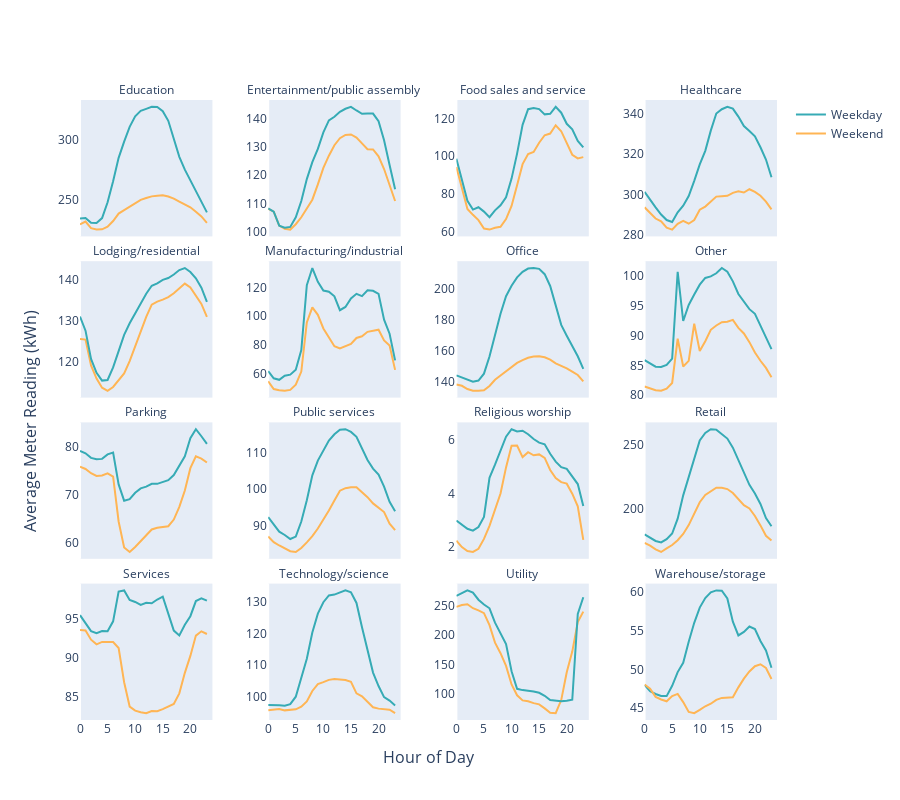

Notebook code for this chart:
### Markdown cell above
# `primary_use` weekend + weekday

### Code cell
from plotly.subplots import make_subplots
import plotly.graph_objects as go

fig = make_subplots(rows=4, 
                    cols=4, 
                    subplot_titles=tuple(use_list), 
                    shared_xaxes=True, 
                    vertical_spacing=0.04, 
                    horizontal_spacing=0.08)

for i in fig['layout']['annotations']:
    i['font'] = dict(size=12)#,color='#ff0000')
    
fig['layout']['annotations']+=(go.layout.Annotation(x=0.5,
                                          y=-0.08,
                                          showarrow=False,
                                          text="Hour of Day",
                                          xref="paper",
                                          yref="paper",
                                          font=dict(size=16)),
                               go.layout.Annotation(x=-0.09,
                                          y=0.3,
                                          showarrow=False,
                                          text="Average Meter Reading (kWh)",
                                          textangle=-90,
                                          xref="paper",
                                          yref="paper",
                                          font=dict(size=16)
                                         ))

for i in range(1,5):
    fig.add_trace(
        go.Scatter(x=hours, 
                   y=use_hour_weekend_plot[use_list[i-1]].tolist(), 
                   mode='lines', 
                   name='Weekend',
                   marker=dict(color='#ffb554'),
                   showlegend = False),
        row=1, col=i
    )
    fig.add_trace(
        go.Scatter(x=hours, 
                   y=use_hour_weekday_plot[use_list[i-1]].tolist(), 
                   mode='lines', 
                   name='Weekday',
                   marker=dict(color='#36abb5'),
                   showlegend = False),
        row=1, col=i
    )

for i in range(5,9):
    fig.add_trace(
        go.Scatter(x=hours, 
                   y=use_hour_weekend_plot[use_list[i-1]].tolist(), 
                   mode='lines', 
                   name='Weekend',
                   marker=dict(color='#ffb554'),
                   showlegend = False),
        row=2, col=i-4
    )
    fig.add_trace(
        go.Scatter(x=hours, 
                   y=use_hour_weekday_plot[use_list[i-1]].tolist(), 
                   mode='lines', 
                   name='Weekday',
                   marker=dict(color='#36abb5'),
                   showlegend = False),
        row=2, col=i-4
    )

for i in range(9,13):
    fig.add_trace(
        go.Scatter(x=hours, 
                   y=use_hour_weekend_plot[use_list[i-1]].tolist(), 
                   mode='lines', 
                   name='Weekend',
                   marker=dict(color='#ffb554'),
                   showlegend = False),
        row=3, col=i-8
    )
    fig.add_trace(
        go.Scatter(x=hours, 
                   y=use_hour_weekday_plot[use_list[i-1]].tolist(), 
                   mode='lines', 
                   name='Weekday',
                   marker=dict(color='#36abb5'),
                   showlegend = False),
        row=3, col=i-8
    )
for i in range(13,16):
    fig.add_trace(
        go.Scatter(x=hours, 
                   y=use_hour_weekend_plot[use_list[i-1]].tolist(), 
                   mode='lines', 
                   name='Weekend',
                   marker=dict(color='#ffb554'),
                   showlegend = False),
        row=4, col=i-12
    )
    fig.add_trace(
        go.Scatter(x=hours, 
                   y=use_hour_weekday_plot[use_list[i-1]].tolist(), 
                   mode='lines', 
                   name='Weekday',
                   marker=dict(color='#36abb5'),
                   showlegend = False),
        row=4, col=i-12
    )

    
### I HAVE TO DO THE LAST SUBPLOT MANUALLY SO THAT I CAN GET A LEGEND

fig.add_trace(
    go.Scatter(x=hours, 
                y=use_hour_weekday_plot[use_list[15]].tolist(), 
                mode='lines', 
                name='Weekday',
                marker=dict(color='#36abb5')),
        row=4, col=4
)
fig.add_trace(
    go.Scatter(x=hours, 
               y=use_hour_weekend_plot[use_list[15]].tolist(), 
               mode='lines', 
               name='Weekend',
               marker=dict(color='#ffb554')),
        row=4, col=4
)



fig.update_layout(height=800,width=900)
fig.update_xaxes(showgrid=False, range=[0, 24])
fig.update_yaxes(showgrid=False, zeroline=False)
fig.show()
#fig.update_layout(legend_orientation="h")
#fig.update_xaxes(title_text="xaxis 4 title", type="log", row=2, col=2)
#fig.update_traces(mode="markers", marker=dict(line_color='white', opacity=0.7))

from chart_studio.plotly import plot, iplot
plot(fig, filename = 'primary_use_by_weekend_weekday')

### Figure 1 — Plotly figure (JSON) as saved in the notebook; plotly's stock layout.template omitted (floating-point values rounded to 4 significant figures)
{"data": [{"marker": {"color": "#ffb554"}, "mode": "lines", "name": "Weekend", "showlegend": false, "type": "scatter", "x": [0, 1, 2, 3, 4, 5, 6, 7, 8, 9, 10, 11, 12, 13, 14, 15, 16, 17, 18, 19, 20, 21, 22, 23], "xaxis": "x", "y": [229.3, 231.7, 226.2, 225.1, 225.3, 227.4, 232.2, 238.4, 241.2, 244.1, 247.3, 249.8, 251.3, 252.7, 253.2, 253.7, 252.6, 250.8, 248.3, 246.2, 243.6, 239.8, 236.0, 230.7], "yaxis": "y"}, {"marker": {"color": "#36abb5"}, "mode": "lines", "name": "Weekday", "showlegend": false, "type": "scatter", "x": [0, 1, 2, 3, 4, 5, 6, 7, 8, 9, 10, 11, 12, 13, 14, 15, 16, 17, 18, 19, 20, 21, 22, 23], "xaxis": "x", "y": [234.3, 234.6, 230.7, 230.5, 234.6, 247.8, 265.3, 284.7, 298.2, 310.5, 319.2, 323.9, 325.5, 327.2, 327.0, 323.6, 315.5, 300.1, 285.6, 274.9, 266.1, 257.0, 248.1, 239.4], "yaxis": "y"}, {"marker": {"color": "#ffb554"}, "mode": "lines", "name": "Weekend", "showlegend": false, "type": "scatter", "x": [0, 1, 2, 3, 4, 5, 6, 7, 8, 9, 10, 11, 12, 13, 14, 15, 16, 17, 18, 19, 20, 21, 22, 23], "xaxis": "x2", "y": [108.2, 107.2, 102.3, 101.1, 100.9, 102.7, 105.2, 108.1, 111.4, 116.7, 122.6, 126.9, 130.6, 133.0, 134.2, 134.3, 133.3, 131.2, 129.2, 129.1, 126.6, 122.2, 116.4, 110.9], "yaxis": "y2"}, {"marker": {"color": "#36abb5"}, "mode": "lines", "name": "Weekday", "showlegend": false, "type": "scatter", "x": [0, 1, 2, 3, 4, 5, 6, 7, 8, 9, 10, 11, 12, 13, 14, 15, 16, 17, 18, 19, 20, 21, 22, 23], "xaxis": "x2", "y": [108.3, 107.1, 102.2, 101.5, 101.8, 105.2, 110.9, 118.6, 124.6, 129.2, 135.1, 139.3, 140.5, 142.3, 143.4, 144.1, 142.8, 141.6, 141.7, 141.7, 139.0, 132.3, 123.6, 115.0], "yaxis": "y2"}, {"marker": {"color": "#ffb554"}, "mode": "lines", "name": "Weekend", "showlegend": false, "type": "scatter", "x": [0, 1, 2, 3, 4, 5, 6, 7, 8, 9, 10, 11, 12, 13, 14, 15, 16, 17, 18, 19, 20, 21, 22, 23], "xaxis": "x3", "y": [94.21, 82.86, 71.92, 68.78, 65.98, 61.52, 60.94, 61.93, 62.4, 66.54, 73.48, 84.43, 95.69, 101.0, 102.1, 107.1, 111.0, 111.9, 116.3, 113.2, 107.2, 100.7, 98.71, 99.41], "yaxis": "y3"}, {"marker": {"color": "#36abb5"}, "mode": "lines", "name": "Weekday", "showlegend": false, "type": "scatter", "x": [0, 1, 2, 3, 4, 5, 6, 7, 8, 9, 10, 11, 12, 13, 14, 15, 16, 17, 18, 19, 20, 21, 22, 23], "xaxis": "x3", "y": [98.54, 87.33, 76.22, 71.54, 72.81, 70.48, 67.5, 71.12, 73.87, 78.11, 88.0, 101.3, 116.5, 124.9, 125.5, 124.9, 122.1, 122.4, 126.1, 123.0, 117.1, 114.2, 108.0, 104.5], "yaxis": "y3"}, {"marker": {"color": "#ffb554"}, "mode": "lines", "name": "Weekend", "showlegend": false, "type": "scatter", "x": [0, 1, 2, 3, 4, 5, 6, 7, 8, 9, 10, 11, 12, 13, 14, 15, 16, 17, 18, 19, 20, 21, 22, 23], "xaxis": "x4", "y": [293.6, 290.8, 288, 286.6, 283.4, 282.5, 285.4, 286.9, 285.4, 287.3, 292.4, 293.9, 296.2, 298.9, 299.1, 299.3, 300.8, 301.6, 300.9, 302.5, 301.3, 299.3, 296.4, 292.5], "yaxis": "y4"}, {"marker": {"color": "#36abb5"}, "mode": "lines", "name": "Weekday", "showlegend": false, "type": "scatter", "x": [0, 1, 2, 3, 4, 5, 6, 7, 8, 9, 10, 11, 12, 13, 14, 15, 16, 17, 18, 19, 20, 21, 22, 23], "xaxis": "x4", "y": [301.3, 297.3, 293.6, 290.0, 287.3, 286.3, 291.1, 294.4, 299.1, 306.7, 314.9, 321.6, 331.6, 340.2, 342.3, 343.5, 342.6, 338.6, 333.9, 331.5, 328.9, 323.4, 317.3, 308.5], "yaxis": "y4"}, {"marker": {"color": "#ffb554"}, "mode": "lines", "name": "Weekend", "showlegend": false, "type": "scatter", "x": [0, 1, 2, 3, 4, 5, 6, 7, 8, 9, 10, 11, 12, 13, 14, 15, 16, 17, 18, 19, 20, 21, 22, 23], "xaxis": "x5", "y": [125.5, 125.4, 119.1, 115.9, 113.7, 112.9, 113.8, 115.4, 117.1, 120.1, 123.9, 127.3, 130.9, 133.9, 134.6, 135.1, 135.7, 136.7, 137.8, 139.0, 138.1, 136.2, 134.1, 130.9], "yaxis": "y5"}, {"marker": {"color": "#36abb5"}, "mode": "lines", "name": "Weekday", "showlegend": false, "type": "scatter", "x": [0, 1, 2, 3, 4, 5, 6, 7, 8, 9, 10, 11, 12, 13, 14, 15, 16, 17, 18, 19, 20, 21, 22, 23], "xaxis": "x5", "y": [131.0, 127.6, 120.7, 117.3, 115.4, 115.5, 118.6, 122.4, 126.5, 129.4, 131.8, 134.2, 136.6, 138.5, 139.1, 139.9, 140.4, 141.2, 142.3, 142.8, 141.8, 140.3, 138.0, 134.6], "yaxis": "y5"}, {"marker": {"color": "#ffb554"}, "mode": "lines", "name": "Weekend", "showlegend": false, "type": "scatter", "x": [0, 1, 2, 3, 4, 5, 6, 7, 8, 9, 10, 11, 12, 13, 14, 15, 16, 17, 18, 19, 20, 21, 22, 23], "xaxis": "x6", "y": [54.79, 49.33, 48.56, 48.15, 48.75, 52.39, 61.49, 95.58, 106.2, 101.0, 91.45, 85.02, 79.13, 77.58, 78.9, 80.63, 84.84, 86.05, 89.1, 89.96, 90.61, 83.12, 79.64, 62.67], "yaxis": "y6"}, {"marker": {"color": "#36abb5"}, "mode": "lines", "name": "Weekday", "showlegend": false, "type": "scatter", "x": [0, 1, 2, 3, 4, 5, 6, 7, 8, 9, 10, 11, 12, 13, 14, 15, 16, 17, 18, 19, 20, 21, 22, 23], "xaxis": "x6", "y": [61.86, 56.84, 55.76, 58.6, 59.34, 62.78, 76.45, 121.5, 133.4, 123.9, 117.8, 117.0, 113.8, 104.1, 106.4, 112.3, 115.5, 113.9, 118.0, 117.6, 115.5, 97.61, 87.77, 69.3], "yaxis": "y6"}, {"marker": {"color": "#ffb554"}, "mode": "lines", "name": "Weekend", "showlegend": false, "type": "scatter", "x": [0, 1, 2, 3, 4, 5, 6, 7, 8, 9, 10, 11, 12, 13, 14, 15, 16, 17, 18, 19, 20, 21, 22, 23], "xaxis": "x7", "y": [138.4, 137.6, 135.5, 134.4, 134.4, 134.7, 137.5, 141.5, 144.2, 147.1, 150.0, 152.4, 154.2, 155.7, 156.5, 156.8, 156.0, 154.5, 152.1, 150.5, 148.8, 146.7, 144.6, 140.5], "yaxis": "y7"}, {"marker": {"color": "#36abb5"}, "mode": "lines", "name": "Weekday", "showlegend": false, "type": "scatter", "x": [0, 1, 2, 3, 4, 5, 6, 7, 8, 9, 10, 11, 12, 13, 14, 15, 16, 17, 18, 19, 20, 21, 22, 23], "xaxis": "x7", "y": [144.4, 143.0, 141.1, 140.2, 141.0, 145.5, 156.5, 171.2, 184.1, 195.4, 202.2, 207.6, 211.1, 213.3, 213.6, 213.1, 209.7, 202.1, 188.7, 176.9, 170.0, 163.7, 156.7, 148.6], "yaxis": "y7"}, {"marker": {"color": "#ffb554"}, "mode": "lines", "name": "Weekend", "showlegend": false, "type": "scatter", "x": [0, 1, 2, 3, 4, 5, 6, 7, 8, 9, 10, 11, 12, 13, 14, 15, 16, 17, 18, 19, 20, 21, 22, 23], "xaxis": "x8", "y": [81.47, 81.17, 80.86, 80.75, 81.12, 82.06, 89.48, 84.82, 85.76, 91.97, 87.42, 89.04, 90.96, 91.68, 92.24, 92.29, 92.62, 91.28, 90.35, 88.89, 87.16, 85.77, 84.58, 83.03], "yaxis": "y8"}, {"marker": {"color": "#36abb5"}, "mode": "lines", "name": "Weekday", "showlegend": false, "type": "scatter", "x": [0, 1, 2, 3, 4, 5, 6, 7, 8, 9, 10, 11, 12, 13, 14, 15, 16, 17, 18, 19, 20, 21, 22, 23], "xaxis": "x8", "y": [85.88, 85.29, 84.78, 84.73, 85.09, 86.15, 100.7, 92.43, 95.12, 96.85, 98.51, 99.63, 99.9, 100.4, 101.3, 100.7, 99.07, 96.94, 95.69, 94.41, 93.64, 91.62, 89.54, 87.73], "yaxis": "y8"}, {"marker": {"color": "#ffb554"}, "mode": "lines", "name": "Weekend", "showlegend": false, "type": "scatter", "x": [0, 1, 2, 3, 4, 5, 6, 7, 8, 9, 10, 11, 12, 13, 14, 15, 16, 17, 18, 19, 20, 21, 22, 23], "xaxis": "x9", "y": [75.84, 75.38, 74.49, 73.93, 74.02, 74.47, 73.78, 64.41, 58.98, 58.04, 59.06, 60.27, 61.66, 62.74, 63.11, 63.22, 63.42, 64.81, 67.47, 70.88, 75.55, 78.01, 77.56, 76.74], "yaxis": "y9"}, {"marker": {"color": "#36abb5"}, "mode": "lines", "name": "Weekday", "showlegend": false, "type": "scatter", "x": [0, 1, 2, 3, 4, 5, 6, 7, 8, 9, 10, 11, 12, 13, 14, 15, 16, 17, 18, 19, 20, 21, 22, 23], "xaxis": "x9", "y": [79.16, 78.66, 77.7, 77.4, 77.49, 78.43, 78.82, 72.15, 68.76, 69.06, 70.4, 71.33, 71.7, 72.27, 72.27, 72.62, 73.03, 74.12, 76.12, 78.04, 81.83, 83.69, 82.22, 80.63], "yaxis": "y9"}, {"marker": {"color": "#ffb554"}, "mode": "lines", "name": "Weekend", "showlegend": false, "type": "scatter", "x": [0, 1, 2, 3, 4, 5, 6, 7, 8, 9, 10, 11, 12, 13, 14, 15, 16, 17, 18, 19, 20, 21, 22, 23], "xaxis": "x10", "y": [87.09, 85.55, 84.63, 83.91, 83.07, 82.86, 83.96, 85.48, 87.17, 89.28, 91.64, 94.18, 96.91, 99.58, 100.3, 100.5, 100.5, 99.23, 97.81, 96.12, 95.02, 93.76, 90.59, 88.8], "yaxis": "y10"}, {"marker": {"color": "#36abb5"}, "mode": "lines", "name": "Weekday", "showlegend": false, "type": "scatter", "x": [0, 1, 2, 3, 4, 5, 6, 7, 8, 9, 10, 11, 12, 13, 14, 15, 16, 17, 18, 19, 20, 21, 22, 23], "xaxis": "x10", "y": [92.36, 90.44, 88.41, 87.5, 86.4, 87.05, 91.17, 96.95, 103.8, 107.8, 110.7, 113.3, 115.0, 116.2, 116.4, 115.6, 114.3, 111.2, 108.0, 105.6, 104.0, 100.7, 96.54, 94.0], "yaxis": "y10"}, {"marker": {"color": "#ffb554"}, "mode": "lines", "name": "Weekend", "showlegend": false, "type": "scatter", "x": [0, 1, 2, 3, 4, 5, 6, 7, 8, 9, 10, 11, 12, 13, 14, 15, 16, 17, 18, 19, 20, 21, 22, 23], "xaxis": "x11", "y": [2.24, 1.997, 1.851, 1.816, 1.932, 2.303, 2.786, 3.414, 3.993, 4.968, 5.774, 5.779, 5.352, 5.535, 5.419, 5.452, 5.323, 4.872, 4.569, 4.418, 4.362, 3.989, 3.516, 2.268], "yaxis": "y11"}, {"marker": {"color": "#36abb5"}, "mode": "lines", "name": "Weekday", "showlegend": false, "type": "scatter", "x": [0, 1, 2, 3, 4, 5, 6, 7, 8, 9, 10, 11, 12, 13, 14, 15, 16, 17, 18, 19, 20, 21, 22, 23], "xaxis": "x11", "y": [2.986, 2.85, 2.681, 2.613, 2.747, 3.123, 4.582, 5.068, 5.606, 6.111, 6.39, 6.306, 6.335, 6.202, 6.027, 5.891, 5.828, 5.474, 5.183, 4.974, 4.914, 4.609, 4.347, 3.525], "yaxis": "y11"}, {"marker": {"color": "#ffb554"}, "mode": "lines", "name": "Weekend", "showlegend": false, "type": "scatter", "x": [0, 1, 2, 3, 4, 5, 6, 7, 8, 9, 10, 11, 12, 13, 14, 15, 16, 17, 18, 19, 20, 21, 22, 23], "xaxis": "x12", "y": [173.3, 171.1, 168.2, 166.2, 169.0, 171.7, 175.4, 180.4, 187.3, 196.0, 205.2, 211.0, 214.0, 216.7, 216.6, 215.6, 212.4, 207.9, 202.9, 200.4, 194.5, 187.1, 178.9, 175.2], "yaxis": "y12"}, {"marker": {"color": "#36abb5"}, "mode": "lines", "name": "Weekday", "showlegend": false, "type": "scatter", "x": [0, 1, 2, 3, 4, 5, 6, 7, 8, 9, 10, 11, 12, 13, 14, 15, 16, 17, 18, 19, 20, 21, 22, 23], "xaxis": "x12", "y": [180.0, 177.2, 174.9, 173.7, 176.3, 180.7, 192.3, 210.6, 224.4, 239.4, 253.7, 259.6, 262.5, 262.2, 258.7, 255.2, 248.1, 238.3, 227.7, 218.9, 212.2, 203.9, 192.8, 186.4], "yaxis": "y12"}, {"marker": {"color": "#ffb554"}, "mode": "lines", "name": "Weekend", "showlegend": false, "type": "scatter", "x": [0, 1, 2, 3, 4, 5, 6, 7, 8, 9, 10, 11, 12, 13, 14, 15, 16, 17, 18, 19, 20, 21, 22, 23], "xaxis": "x13", "y": [93.6, 93.52, 92.34, 91.74, 92.04, 92.05, 92.02, 91.25, 86.83, 83.68, 83.16, 82.95, 82.82, 83.11, 83.08, 83.34, 83.67, 84.02, 85.39, 88.04, 90.24, 92.87, 93.42, 93.07], "yaxis": "y13"}, {"marker": {"color": "#36abb5"}, "mode": "lines", "name": "Weekday", "showlegend": false, "type": "scatter", "x": [0, 1, 2, 3, 4, 5, 6, 7, 8, 9, 10, 11, 12, 13, 14, 15, 16, 17, 18, 19, 20, 21, 22, 23], "xaxis": "x13", "y": [95.51, 94.39, 93.45, 93.17, 93.45, 93.43, 94.72, 98.58, 98.72, 97.49, 97.22, 96.84, 97.11, 97.06, 97.54, 97.9, 95.74, 93.52, 92.88, 94.28, 95.38, 97.33, 97.68, 97.39], "yaxis": "y13"}, {"marker": {"color": "#ffb554"}, "mode": "lines", "name": "Weekend", "showlegend": false, "type": "scatter", "x": [0, 1, 2, 3, 4, 5, 6, 7, 8, 9, 10, 11, 12, 13, 14, 15, 16, 17, 18, 19, 20, 21, 22, 23], "xaxis": "x14", "y": [95.88, 96.11, 96.28, 95.82, 95.93, 96.14, 96.98, 98.62, 101.9, 104.1, 104.7, 105.4, 105.7, 105.4, 105.3, 104.8, 101.2, 100.3, 98.5, 96.79, 96.37, 96.17, 96.02, 94.94], "yaxis": "y14"}, {"marker": {"color": "#36abb5"}, "mode": "lines", "name": "Weekday", "showlegend": false, "type": "scatter", "x": [0, 1, 2, 3, 4, 5, 6, 7, 8, 9, 10, 11, 12, 13, 14, 15, 16, 17, 18, 19, 20, 21, 22, 23], "xaxis": "x14", "y": [97.51, 97.54, 97.44, 97.25, 97.79, 100.1, 106.0, 112.0, 120.3, 126.2, 129.8, 131.9, 132.2, 132.9, 133.5, 132.9, 129.6, 121.9, 115.0, 107.7, 103.5, 99.99, 98.89, 97.38], "yaxis": "y14"}, {"marker": {"color": "#ffb554"}, "mode": "lines", "name": "Weekend", "showlegend": false, "type": "scatter", "x": [0, 1, 2, 3, 4, 5, 6, 7, 8, 9, 10, 11, 12, 13, 14, 15, 16, 17, 18, 19, 20, 21, 22, 23], "xaxis": "x15", "y": [248.1, 251.1, 252.6, 245.8, 242.1, 237.4, 217.0, 187.1, 169.1, 147.5, 115.9, 97.47, 88.82, 87.39, 84.16, 81.99, 75.17, 67.66, 67.0, 89.32, 136.7, 171.9, 222.3, 240.0], "yaxis": "y15"}, {"marker": {"color": "#36abb5"}, "mode": "lines", "name": "Weekday", "showlegend": false, "type": "scatter", "x": [0, 1, 2, 3, 4, 5, 6, 7, 8, 9, 10, 11, 12, 13, 14, 15, 16, 17, 18, 19, 20, 21, 22, 23], "xaxis": "x15", "y": [266.8, 271.6, 276.1, 272.3, 260.3, 252.1, 245.6, 221.1, 201.7, 184.7, 138.5, 108.5, 106.3, 105.4, 104.1, 101.8, 96.63, 89.54, 88.03, 87.28, 88.32, 89.92, 236.1, 264.3], "yaxis": "y15"}, {"marker": {"color": "#36abb5"}, "mode": "lines", "name": "Weekday", "type": "scatter", "x": [0, 1, 2, 3, 4, 5, 6, 7, 8, 9, 10, 11, 12, 13, 14, 15, 16, 17, 18, 19, 20, 21, 22, 23], "xaxis": "x16", "y": [47.98, 47.16, 46.82, 46.55, 46.54, 47.87, 49.65, 50.85, 53.58, 56.02, 57.99, 59.22, 59.96, 60.21, 60.18, 59.17, 56.17, 54.39, 54.85, 55.54, 55.21, 53.67, 52.46, 50.22], "yaxis": "y16"}, {"marker": {"color": "#ffb554"}, "mode": "lines", "name": "Weekend", "type": "scatter", "x": [0, 1, 2, 3, 4, 5, 6, 7, 8, 9, 10, 11, 12, 13, 14, 15, 16, 17, 18, 19, 20, 21, 22, 23], "xaxis": "x16", "y": [48.04, 47.51, 46.44, 46.1, 45.87, 46.55, 46.83, 45.76, 44.49, 44.33, 44.76, 45.22, 45.55, 46.06, 46.31, 46.37, 46.4, 47.67, 48.8, 49.73, 50.41, 50.66, 50.17, 48.75], "yaxis": "y16"}], "layout": {"annotations": [{"font": {"size": 12}, "showarrow": false, "text": "Education", "x": 0.095, "xanchor": "center", "xref": "paper", "y": 1, "yanchor": "bottom", "yref": "paper"}, {"font": {"size": 12}, "showarrow": false, "text": "Entertainment/public assembly", "x": 0.365, "xanchor": "center", "xref": "paper", "y": 1, "yanchor": "bottom", "yref": "paper"}, {"font": {"size": 12}, "showarrow": false, "text": "Food sales and service", "x": 0.635, "xanchor": "center", "xref": "paper", "y": 1, "yanchor": "bottom", "yref": "paper"}, {"font": {"size": 12}, "showarrow": false, "text": "Healthcare", "x": 0.905, "xanchor": "center", "xref": "paper", "y": 1, "yanchor": "bottom", "yref": "paper"}, {"font": {"size": 12}, "showarrow": false, "text": "Lodging/residential", "x": 0.095, "xanchor": "center", "xref": "paper", "y": 0.74, "yanchor": "bottom", "yref": "paper"}, {"font": {"size": 12}, "showarrow": false, "text": "Manufacturing/industrial", "x": 0.365, "xanchor": "center", "xref": "paper", "y": 0.74, "yanchor": "bottom", "yref": "paper"}, {"font": {"size": 12}, "showarrow": false, "text": "Office", "x": 0.635, "xanchor": "center", "xref": "paper", "y": 0.74, "yanchor": "bottom", "yref": "paper"}, {"font": {"size": 12}, "showarrow": false, "text": "Other", "x": 0.905, "xanchor": "center", "xref": "paper", "y": 0.74, "yanchor": "bottom", "yref": "paper"}, {"font": {"size": 12}, "showarrow": false, "text": "Parking", "x": 0.095, "xanchor": "center", "xref": "paper", "y": 0.48, "yanchor": "bottom", "yref": "paper"}, {"font": {"size": 12}, "showarrow": false, "text": "Public services", "x": 0.365, "xanchor": "center", "xref": "paper", "y": 0.48, "yanchor": "bottom", "yref": "paper"}, {"font": {"size": 12}, "showarrow": false, "text": "Religious worship", "x": 0.635, "xanchor": "center", "xref": "paper", "y": 0.48, "yanchor": "bottom", "yref": "paper"}, {"font": {"size": 12}, "showarrow": false, "text": "Retail", "x": 0.905, "xanchor": "center", "xref": "paper", "y": 0.48, "yanchor": "bottom", "yref": "paper"}, {"font": {"size": 12}, "showarrow": false, "text": "Services", "x": 0.095, "xanchor": "center", "xref": "paper", "y": 0.22, "yanchor": "bottom", "yref": "paper"}, {"font": {"size": 12}, "showarrow": false, "text": "Technology/science", "x": 0.365, "xanchor": "center", "xref": "paper", "y": 0.22, "yanchor": "bottom", "yref": "paper"}, {"font": {"size": 12}, "showarrow": false, "text": "Utility", "x": 0.635, "xanchor": "center", "xref": "paper", "y": 0.22, "yanchor": "bottom", "yref": "paper"}, {"font": {"size": 12}, "showarrow": false, "text": "Warehouse/storage", "x": 0.905, "xanchor": "center", "xref": "paper", "y": 0.22, "yanchor": "bottom", "yref": "paper"}, {"font": {"size": 16}, "showarrow": false, "text": "Hour of Day", "x": 0.5, "xref": "paper", "y": -0.08, "yref": "paper"}, {"font": {"size": 16}, "showarrow": false, "text": "Average Meter Reading (kWh)", "textangle": -90, "x": -0.09, "xref": "paper", "y": 0.3, "yref": "paper"}], "height": 800, "width": 900, "xaxis": {"anchor": "y", "domain": [0, 0.19], "matches": "x13", "range": [0, 24], "showgrid": false, "showticklabels": false}, "xaxis10": {"anchor": "y10", "domain": [0.27, 0.46], "matches": "x14", "range": [0, 24], "showgrid": false, "showticklabels": false}, "xaxis11": {"anchor": "y11", "domain": [0.54, 0.73], "matches": "x15", "range": [0, 24], "showgrid": false, "showticklabels": false}, "xaxis12": {"anchor": "y12", "domain": [0.81, 1], "matches": "x16", "range": [0, 24], "showgrid": false, "showticklabels": false}, "xaxis13": {"anchor": "y13", "domain": [0, 0.19], "range": [0, 24], "showgrid": false}, "xaxis14": {"anchor": "y14", "domain": [0.27, 0.46], "range": [0, 24], "showgrid": false}, "xaxis15": {"anchor": "y15", "domain": [0.54, 0.73], "range": [0, 24], "showgrid": false}, "xaxis16": {"anchor": "y16", "domain": [0.81, 1], "range": [0, 24], "showgrid": false}, "xaxis2": {"anchor": "y2", "domain": [0.27, 0.46], "matches": "x14", "range": [0, 24], "showgrid": false, "showticklabels": false}, "xaxis3": {"anchor": "y3", "domain": [0.54, 0.73], "matches": "x15", "range": [0, 24], "showgrid": false, "showticklabels": false}, "xaxis4": {"anchor": "y4", "domain": [0.81, 1], "matches": "x16", "range": [0, 24], "showgrid": false, "showticklabels": false}, "xaxis5": {"anchor": "y5", "domain": [0, 0.19], "matches": "x13", "range": [0, 24], "showgrid": false, "showticklabels": false}, "xaxis6": {"anchor": "y6", "domain": [0.27, 0.46], "matches": "x14", "range": [0, 24], "showgrid": false, "showticklabels": false}, "xaxis7": {"anchor": "y7", "domain": [0.54, 0.73], "matches": "x15", "range": [0, 24], "showgrid": false, "showticklabels": false}, "xaxis8": {"anchor": "y8", "domain": [0.81, 1], "matches": "x16", "range": [0, 24], "showgrid": false, "showticklabels": false}, "xaxis9": {"anchor": "y9", "domain": [0, 0.19], "matches": "x13", "range": [0, 24], "showgrid": false, "showticklabels": false}, "yaxis": {"anchor": "x", "domain": [0.78, 1], "showgrid": false, "zeroline": false}, "yaxis10": {"anchor": "x10", "domain": [0.26, 0.48], "showgrid": false, "zeroline": false}, "yaxis11": {"anchor": "x11", "domain": [0.26, 0.48], "showgrid": false, "zeroline": false}, "yaxis12": {"anchor": "x12", "domain": [0.26, 0.48], "showgrid": false, "zeroline": false}, "yaxis13": {"anchor": "x13", "domain": [0, 0.22], "showgrid": false, "zeroline": false}, "yaxis14": {"anchor": "x14", "domain": [0, 0.22], "showgrid": false, "zeroline": false}, "yaxis15": {"anchor": "x15", "domain": [0, 0.22], "showgrid": false, "zeroline": false}, "yaxis16": {"anchor": "x16", "domain": [0, 0.22], "showgrid": false, "zeroline": false}, "yaxis2": {"anchor": "x2", "domain": [0.78, 1], "showgrid": false, "zeroline": false}, "yaxis3": {"anchor": "x3", "domain": [0.78, 1], "showgrid": false, "zeroline": false}, "yaxis4": {"anchor": "x4", "domain": [0.78, 1], "showgrid": false, "zeroline": false}, "yaxis5": {"anchor": "x5", "domain": [0.52, 0.74], "showgrid": false, "zeroline": false}, "yaxis6": {"anchor": "x6", "domain": [0.52, 0.74], "showgrid": false, "zeroline": false}, "yaxis7": {"anchor": "x7", "domain": [0.52, 0.74], "showgrid": false, "zeroline": false}, "yaxis8": {"anchor": "x8", "domain": [0.52, 0.74], "showgrid": false, "zeroline": false}, "yaxis9": {"anchor": "x9", "domain": [0.26, 0.48], "showgrid": false, "zeroline": false}}}
